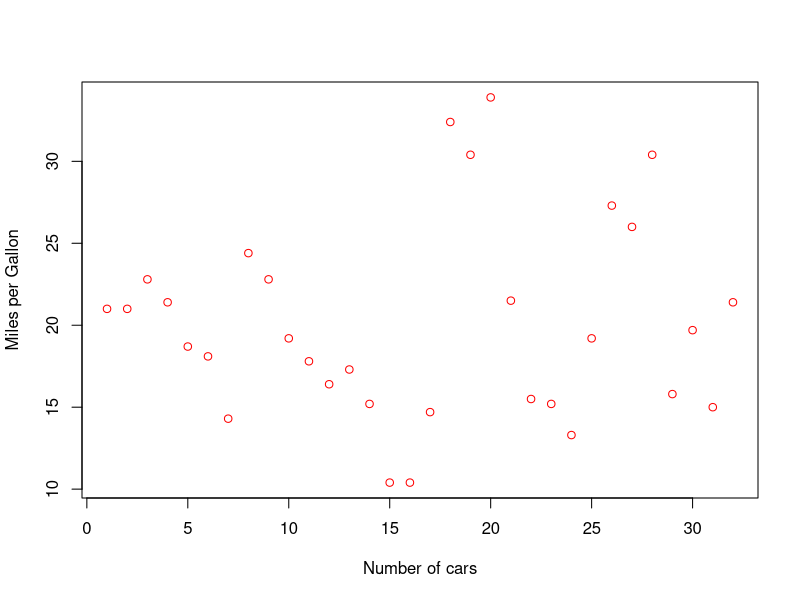
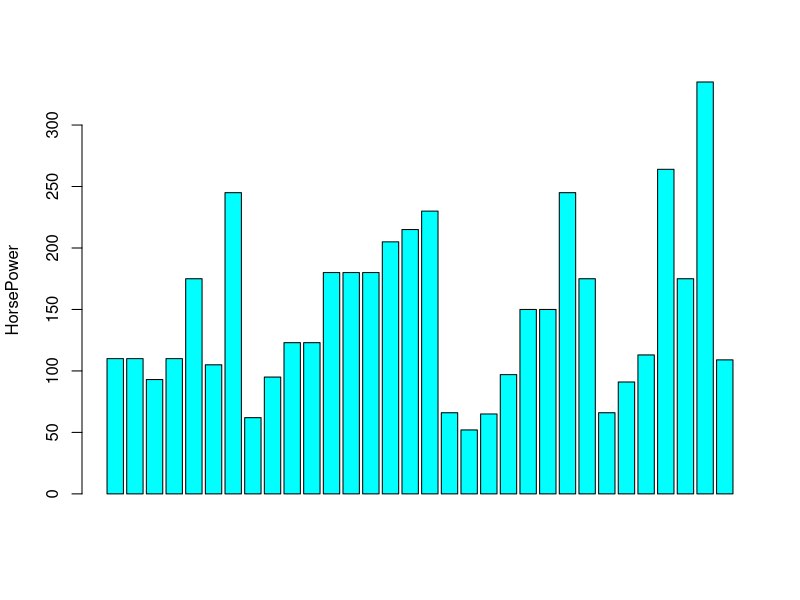
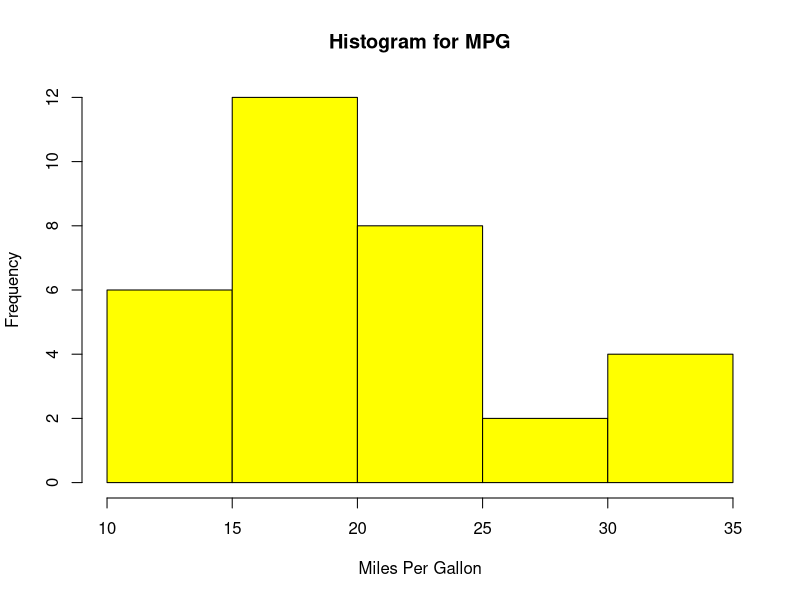
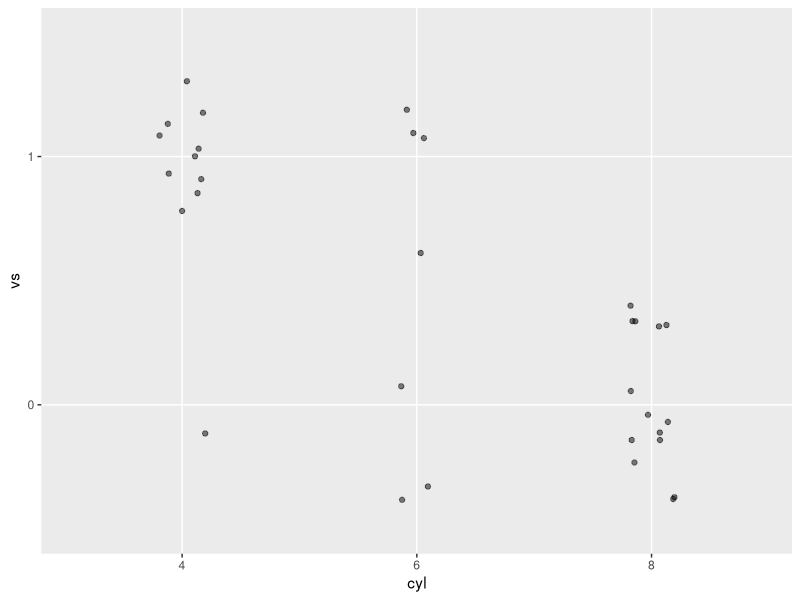
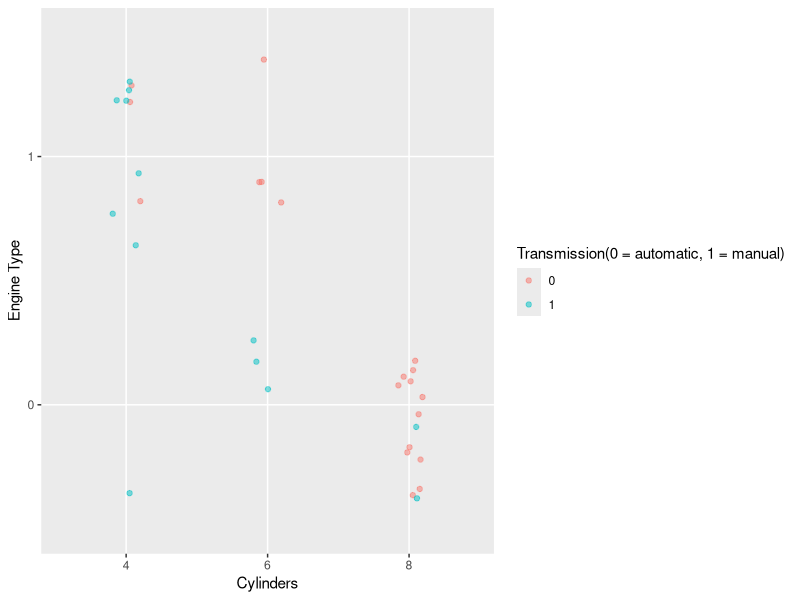
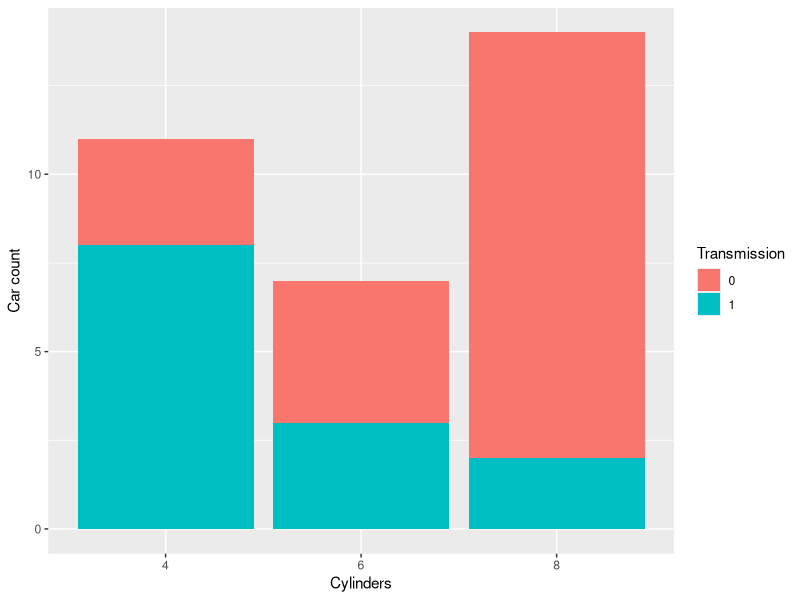
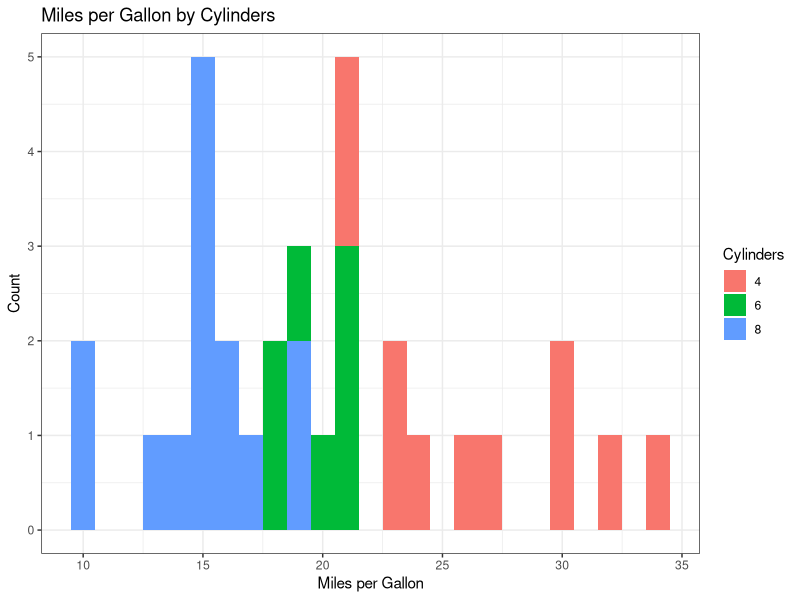

Recreate these plots in R, in order.
library(graphics)
library(ggplot2)
library(datasets)
data(mtcars)
str(mtcars)

jpeg(file="scatter.jpeg")
plot(mtcars$mpg, xlab = "Number of cars", ylab = "Miles per Gallon", col = "red")
dev.off()

jpeg(file="barplot.jpeg")
barplot(mtcars$hp, ylab = "HorsePower", col = "cyan", horiz = FALSE)
dev.off()

jpeg(file="histogram.jpeg")
hist(mtcars$mpg,xlab = "Miles Per Gallon", main = "Histogram for MPG", col = "yellow")
dev.off()


# GGPlot2
mtcars$am <- as.factor(mtcars$am)
mtcars$cyl <- as.factor(mtcars$cyl)
mtcars$vs <- as.factor(mtcars$vs)
mtcars$gear <- as.factor(mtcars$gear)

jpeg(file="ggplot2-scatter+jitter.jpeg")
ggplot(mtcars, aes(x= cyl , y= vs)) + geom_jitter(width = 0.1, alpha = 0.5)
dev.off()

jpeg(file="ggplot2-multivariate-scatter.jpeg")
ggplot(mtcars, aes(x= cyl , y= vs ,color = am)) +
  geom_jitter(width = 0.1, alpha = 0.5) +
  labs(x = "Cylinders",y = "Engine Type", color = "Transmission(0 = automatic, 1 = manual)")
dev.off()

jpeg(file="ggplot2-barplot.jpeg")
ggplot(mtcars, aes(x = cyl, fill = am)) +
  geom_bar() +
  labs(x = "Cylinders", y = "Car count", fill = "Transmission")
dev.off()

jpeg(file="gglplot2-histogram.jpeg")
ggplot(mtcars, aes(mpg,fill = cyl)) +
  geom_histogram(binwidth = 1)+
  theme_bw()+
  labs(title = "Miles per Gallon by Cylinders",x = "Miles per Gallon",y =
         "Count",fill = "Cylinders")
dev.off()
